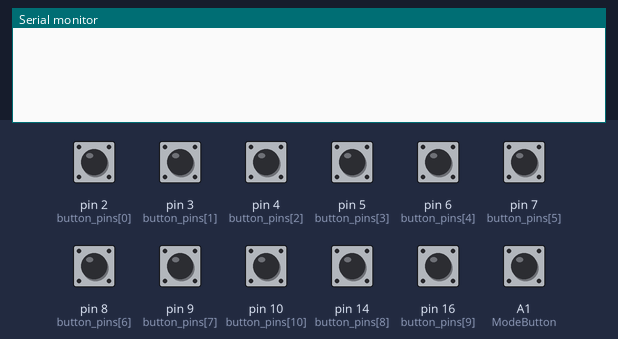
Bench run of a sketch on a simulated Arduino Leonardo, built with avr-gcc and run on an emulated ATmega32U4. On the bench: the last lines printed to the serial monitor. The test bench sets the inputs (shaded band); at power-on: A1 (ModeButton), pin 2 (button_pins[0]), pin 3 (button_pins[1]), pin 4 (button_pins[2]), pin 5 (button_pins[3]), pin 6 (button_pins[4]), pin 7 (button_pins[5]), pin 8 (button_pins[6]), pin 9 (button_pins[7]), pin 10 (button_pins[10]), pin 14 (button_pins[8]), pin 16 (button_pins[9]) HIGH. USB keyboard and mouse output is not drawn.

Above: at 1.2 s.
1.3 s: pin 2 (button_pins[0]) pulled LOW for 0.15 s
At 2.4 s:
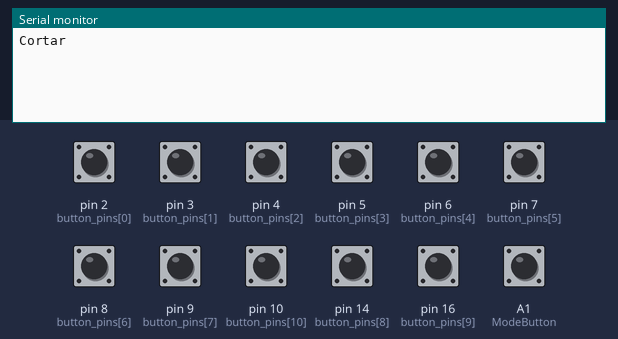
2.9 s: pin 4 (button_pins[2]) pulled LOW for 0.15 s
At 3.6 s:
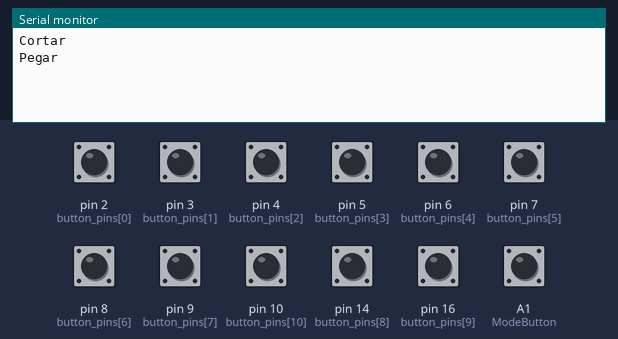
4.5 s: pin 5 (button_pins[3]) pulled LOW for 0.15 s
At 5.7 s:
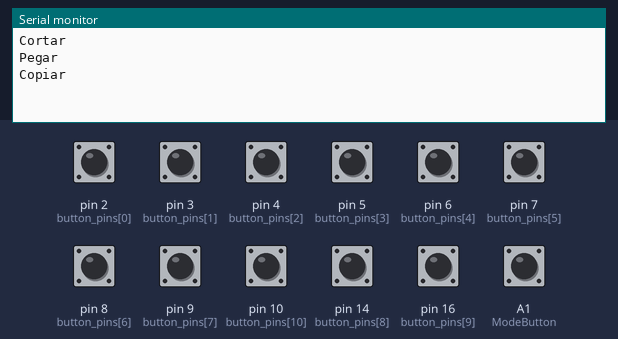
6.1 s: pin 6 (button_pins[4]) pulled LOW for 0.15 s
At 7.2 s:
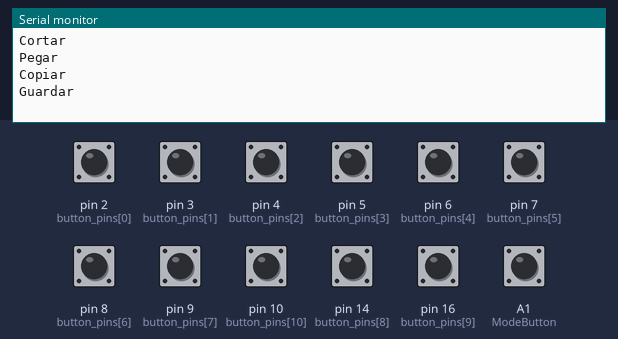
7.7 s: pin 7 (button_pins[5]) pulled LOW for 0.15 s
At 8.4 s:
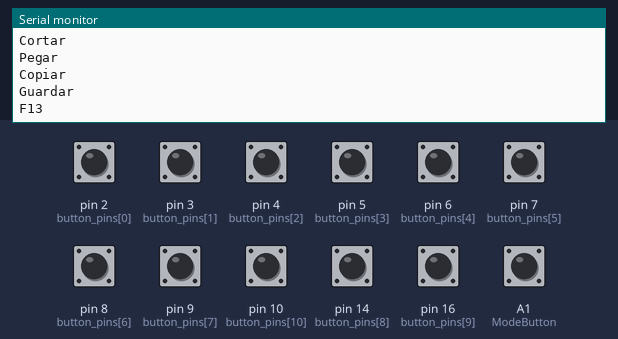
9.3 s: A1 (ModeButton) pulled LOW for 0.15 s
At 9.6 s:
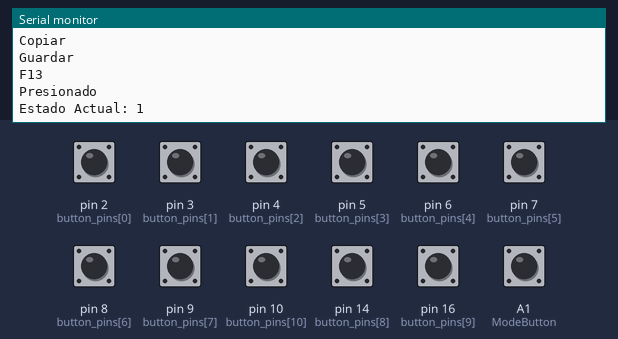

The sketch:

macropro.ino
```cpp
#include <Keyboard.h> // Incluir la libreria keyboard.h

uint8_t button_val[11];
bool down[11];
bool press_next[11];

int modePushCounter = 0;       // Contador de los modos
int buttonState = 0;           // Estado actual del boton
int lastButtonState = 0;       // Estado anterior del Boton
const int ModeButton = A1;     // Pin al que esta conectado el FN

uint8_t button_pins[11] = { 2, 3, 4, 5, 6, 7, 8, 9, 14, 16, 10 }; // Arrays con los pines del arduino que usa el teclado

void setup() {

    pinMode(ModeButton, INPUT_PULLUP);  // Configura ModeButton como entrada

    for(uint8_t i = 0; i < 11; i++) { // Recorre el array button_pins
        pinMode(button_pins[i], INPUT_PULLUP); // Configura los pines como entradas
    }

    Keyboard.begin(); // Inicializando al libreria
}

void checkModeButton(){
  buttonState = digitalRead(ModeButton);
  if (buttonState != lastButtonState) { // Compara el estado del boton con su estado anterior
    if (buttonState == LOW) { // Si el estado cambio aumenta el contador
      // Si el estado actual es LOW, entonces el boton cumple un ciclo:
      modePushCounter++;
      Serial.println("Presionado");
      Serial.print("Estado Actual: ");
      Serial.println(modePushCounter);
    }
    delay(50);
  }
  lastButtonState = buttonState;  // Guarda el estado actual como el ultimo estado
   if (modePushCounter >1){       // Reseteo
      modePushCounter = 0;}
}


void loop()
{
  checkModeButton();

    for(uint8_t i = 0; i < 11; i++) {
        button_val[i] = digitalRead(button_pins[i]); // Lee el valor de los pines si es LOW o  HIGH
        press_next[i] = false;

        if (button_val[i] == 0 && !down[i]) {
            down[i] = true;
            press_next[i] = true;
        } else if (button_val[i] == 1 && down[i]) {
            down[i] = false;
        }
    }

    for(uint8_t i = 0; i < 11; i++) {
        if (press_next[i]) {
            // Si el estado es 0
            if (modePushCounter == 0) {
             switch (i) {
              case 0:
//                cortar
                Serial.println("Cortar");
                Keyboard.press(KEY_LEFT_CTRL);
                Keyboard.print('x');
              break;
              case 1:
//                Captura de pantalla
                  Keyboard.press (KEY_LEFT_GUI);
                  Keyboard.press (KEY_LEFT_SHIFT);
                  Keyboard.print('s');
                break;
              case 2:
//                Pegar
                Serial.println("Pegar");
                Keyboard.press(KEY_LEFT_CTRL);
                Keyboard.print('v');
                break;
              case 3:
//                Copiar
                Serial.println("Copiar");
                Keyboard.press(KEY_LEFT_CTRL);
                Keyboard.print('c');
                break;
              case 4:
//                Guardar
                Serial.println("Guardar");
                Keyboard.press(KEY_LEFT_CTRL);
                Keyboard.print('s');
                break;
              case 5:
                Serial.println("F13");
                Keyboard.press(KEY_F13);
                break;
              case 6:
                Serial.println("F14");
                Keyboard.press(KEY_F14);
                break;
              case 7:
                Serial.println("F15");
                Keyboard.press(KEY_F15);
                break;
              case 8:
                Serial.println("F18");
                Keyboard.press(KEY_F18);
                break;
              case 9:
                Serial.println("F17");
                Keyboard.press(KEY_F17);
                break;
              case 10:
                Serial.println("F16");
                Keyboard.press(KEY_F16);
                break;
               }
          // Si el estado es 1
          } else if (modePushCounter == 1) {
           switch (i) {
            case 0:
//            Cortar
              Keyboard.press(KEY_LEFT_CTRL);
              Keyboard.print('x');
            break;
            case 1:
//            Captura de pantalla
              Keyboard.press (KEY_LEFT_GUI);
              Keyboard.press (KEY_LEFT_SHIFT);
              Keyboard.print(3);
              break;
            case 2:
//            Pegar
              Keyboard.press(KEY_LEFT_CTRL);
              Keyboard.print('v');
              break;
            case 3:
//            Copiar
              Keyboard.press(KEY_LEFT_CTRL);
              Keyboard.print('c');
              break;
            case 4:
//            Guardar
              Keyboard.press(KEY_LEFT_CTRL);
              Keyboard.print('s');
              break;
            case 5:
                Keyboard.press(KEY_F13);
              break;
            case 6:
                Keyboard.press(KEY_F14);
              break;
            case 7:
                Keyboard.press(KEY_F15);
              break;
            case 8:
                Keyboard.press(KEY_F18);
              break;
            case 9:
                Keyboard.press(KEY_F17);
              break;
            case 10:
                Keyboard.press(KEY_F16);
              break;
             }
          }
          delay(250);
          Keyboard.releaseAll(); // Deja de precionar todas las teclas cada vez que una es tocada

        }
    }
}
```

Measured:
- after the input at 1.3 s, the serial monitor: prints a new line at once (image 1)
- after the input at 2.9 s, the serial monitor: prints a new line at once (image 2)
- after the input at 4.5 s, the serial monitor: prints a new line at once (image 3)
- after the input at 6.1 s, the serial monitor: prints a new line at once (image 4)
- after the input at 7.7 s, the serial monitor: prints a new line at once (image 5)
- after the input at 9.3 s, the serial monitor: prints a new line at once (image 6)
